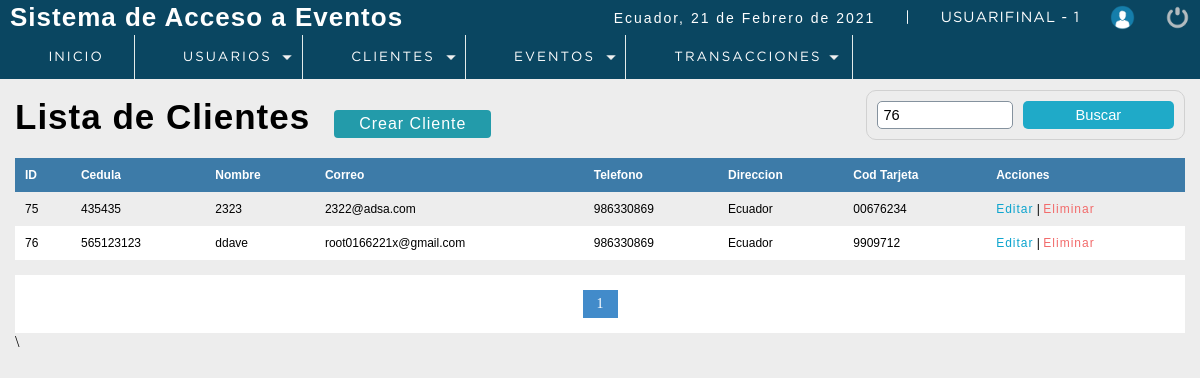
/P_seminarios/sistema/buscar_cliente.php?busqueda=76 (signed in), run on the app's committed database.
### tables this page shows
CREATE TABLE `cliente` (
  `idcliente` int(11) NOT NULL,
  `cedula` int(11) DEFAULT NULL,
  `nombre` varchar(80) DEFAULT NULL,
  `apellidos` varchar(80) NOT NULL,
  `Correo` varchar(80) DEFAULT NULL,
  `telefono` int(11) DEFAULT NULL,
  `direccion` text DEFAULT NULL,
  `dateAdd` datetime NOT NULL DEFAULT current_timestamp(),
  `usuario_id` int(11) NOT NULL,
  `status` int(11) NOT NULL DEFAULT 1,
  `cod_tarjeta` varchar(20) NOT NULL
);

### P_seminarios/sistema/buscar_cliente.php (the view, shortened to what this page needs)
<?php
 include "../conection.php";
?>
<!DOCTYPE html>
<html lang="en">
<head>
	<?php include "includes/scripts.php"?>
</head>
<body>
 <?php include "includes/header.php"?>
	<section id="container">
    <?php
        $busqueda = strtolower($_REQUEST['busqueda']) ;
    ?>
		<h1>Lista de Clientes</h1>
        <a href="registro_cliente.php" class="btn_new">Crear Cliente</a>
    <form action="buscar_cliente.php" method="get" class="form_search">
        <input type="text" name="busqueda" id="busqueda" placeholder="Buscar" value ="<?php echo $busqueda;?>">
        <input type="submit" value="Buscar" class="btn_search" >
    </form>
        <table>
            <tr>
                <th>ID</th>
                <th>Cedula</th>
                <th>Nombre</th>
                <th>Correo</th>
                <th>Telefono</th>
                <th>Direccion</th>
                <th>Cod Tarjeta</th>
                <th>Acciones</th>
            </tr>
            <?php
           $sql_registre = mysqli_query($conection,"SELECT COUNT(*) AS total_registro   FROM cliente
                                                                                        WHERE
                                                                                        (
                                                                                        idcliente LIKE '%$busqueda%' OR
                                                                                        cedula	  LIKE '%$busqueda%' OR
                                                                                        nombre	  LIKE '%$busqueda%' OR
                                                                                        Correo	  LIKE '%$busqueda%' OR
                                                                                        telefono  LIKE '%$busqueda%' OR
                                                                                        cod_tarjeta      LIKE '%$busqueda%' OR
                                                                                        direccion LIKE '%$busqueda%'
                                                                                        )
                                                                                        AND
                                                                                        status =1");
           $result_registre = mysqli_fetch_array($sql_registre);
           $total_resgistros = $result_registre['total_registro'];
           $por_pagina = 8;
           if (empty($_GET['pagina'])) {
               $pagina =1;
           }
           else {
               $pagina = $_GET['pagina'];
           }
           $desde = ($pagina - 1) * $por_pagina;
           $total_paginas = ceil($total_resgistros / $por_pagina);
           $query = mysqli_query($conection,"SELECT * FROM cliente                                  WHERE
                                                                                                        (
                                                                                                            idcliente     LIKE '%$busqueda%' OR
                                                                                                            cedula  	  LIKE '%$busqueda%' OR
                                                                                                            nombre	      LIKE '%$busqueda%' OR
                                                                                                            Correo	      LIKE '%$busqueda%' OR
                                                                                                            telefono      LIKE '%$busqueda%' OR
                                                                                                            cod_tarjeta      LIKE '%$busqueda%' OR
                                                                                                            direccion     LIKE '%$busqueda%'
                                                                                                        )
                                                                                                      AND
                                                                                                      status = 1
                                                                                                      ORDER BY idcliente ASC LIMIT $desde, $por_pagina");
           $result = mysqli_num_rows($query);
           if ($result > 0) {
               while ($data = mysqli_fetch_array($query)) {
           ?>
            <tr>
                <td><?php echo $data["idcliente"];?></td>
                <td><?php echo $data["cedula"];?></td>
                <td><?php echo $data["nombre"];?></td>
                <td><?php echo $data["Correo"];?></td>
                <td><?php echo $data["telefono"];?></td>
                <td><?php echo $data["direccion"];?></td>
                <td><?php echo $data["cod_tarjeta"];?></td>
                <td>
                    <a class="link_edit" href="editar_cliente.php?id=<?php echo $data["idcliente"];?>">Editar</a>
                    |
                    <?php
                        if ($_SESSION['rol']==1 || $_SESSION['rol']==2) {
                    ?>
                    <a class="link_delete" href="eliminar_cliente.php?id=<?php echo $data["idcliente"];?>">Eliminar</a>
                    <?php
                        }
                    ?>
                </td>
            </tr>
                <?php
               }
           }
            ?>
        </table>
        <?php
                    if ($total_resgistros != 0)
                    {
                ?>
                <div class="paginador">
                    <ul>
                    <?php
                    for ($i=1; $i <= $total_paginas; $i++) {
                        if ($i == $pagina) {
                            echo '<li class="pageSelected">'.$i.'</li>';
                        }
                        else {
                            echo '<li><a href="?pagina='.$i.'&busqueda='.$busqueda.'">'.$i.'</a></li>';
                        }
                    }
                    ?>
                    </ul>
                </div>\
                <?php
                    }
                ?>
	</section>
</body>
</html>

### P_seminarios/sistema/css/style.css (style rules this page uses)
* { margin: 0; padding: 0; box-sizing: border-box; }
body { background: #ededed; }
h1, h2, h3, h4, h5, h6 { font-family: 'arial'; font-weight: bold; letter-spacing: 1px; }
h1 { font-size: 26px; }
a { text-decoration: none; font-family: arial; letter-spacing: 1px; }
#container { padding: 90px 15px 15px; }
form { border: 2px solid #78909C; border-radius: 2%; background: #FFF; margin: auto; padding: 20px 50px; border: 1px solid #d1d1d1; }
input,select { display: block; width: 100%; font-size: 11pt; padding: 5px; border: 1px solid #85929e; border-radius: 5px; }
#container h1 { font-size: 35px; display: inline-block; }
.btn_new { display: inline-block; background: #239baa; color: #FFF; padding: 5px 25px; border-radius: 4px; margin: 20px; }
table { border-collapse: collapse; font-size: 12px; font-family: 'arial'; width: 100%; }
table th { text-align: left; padding: 10px; background: #3d7ba8; color: #FFF; }
table tr:nth-child(odd) { background: #FFF; }
table td { padding: 10px; }
.link_edit { color: #0ca4ce; }
.link_delete { color: #f26b6b; }
.paginador ul { padding: 15px; list-style: none; background: #FFF; margin-top: 15px; display: -webkit-flex; display: -moz-flex; display: -ms-flex; display: -o-flex; display: flex; justify-content: center; }
.paginador a, .pageSelected { color: #428bca; border: 1px solid #ddd; padding: 5px; display: inline-block; font-size: 14px; text-align: center; width: 35px; }
.pageSelected { color: #FFF; background: #428bca; border: 1px solid #428bca; }
.form_search { display: -webkit-flex; display: -moz-flex; display: -ms-flex; display: -o-flex; display: flex; float: right; background: initial; padding: 10px; border-radius: 10px; }
.form_search .btn_search { background: #1faac8; color: #FFF; padding: 0 20px; border: 0; cursor: pointer; margin-left: 10px; }

### data on the page
cliente: idcliente "75", cedula "435435", nombre "2323", Correo "2322@adsa.com", telefono "986330869", direccion "Ecuador", cod_tarjeta "00676234"
cliente: idcliente "76", cedula "565123123", nombre "ddave", Correo "root0166221x@gmail.com", telefono "986330869", direccion "Ecuador", cod_tarjeta "9909712"

### other printed values
fechaC() "21 de Febrero de 2021"
$_SESSION['user'] "USUARIFINAL"
$_SESSION['rol'] "1"
